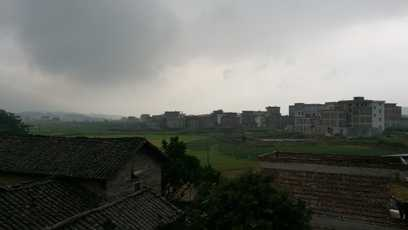
#> input picture pic/rain2.jpg, 408 x 230 px, found by its file name
$ python bright2.py
#> lines starting #> are read from the running program, lines starting #| are printed output that depends on the picture
import numpy as np
import cv2 as cv
import matplotlib.pyplot as plt

img = cv.imread("pic/rain2.jpg", cv.IMREAD_COLOR)
#> img is the input picture: shape (230, 408, 3); mean B, G, R 100.9, 105.9, 103.6

gamma = [0.2, 0.4, 0.6]
lookUpTable = np.empty((1, 256), np.uint8)

plt.subplot(221), plt.title("原图")
plt.imshow(img[:, :, [2, 1, 0]])
plt.xticks([]), plt.yticks([])

for i in range(len(gamma)):
    for j in range(256):
        lookUpTable[0, j] = np.clip(pow(j / 255, gamma[i]) * 255, 0, 255)

    dst = cv.LUT(img, lookUpTable)
    plt.subplot(2, 2, i + 2)
    plt.title("gamma = " + str(gamma[i]))
    plt.imshow(dst[:, :, [2, 1, 0]])
    plt.xticks([]), plt.yticks([])
#> this loop made 3 passes
#> pass 1, `dst = cv.LUT(img, lookUpTable)`:
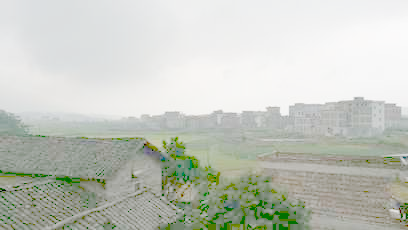
#> dst: shape (230, 408, 3); mean B, G, R 190.7, 199.7, 195.6
#> pass 2, `dst = cv.LUT(img, lookUpTable)`:
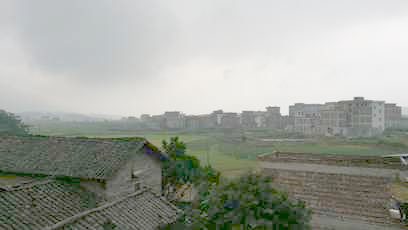
#> dst: shape (230, 408, 3); mean B, G, R 154.5, 163, 159.1
#> pass 3, `dst = cv.LUT(img, lookUpTable)`:
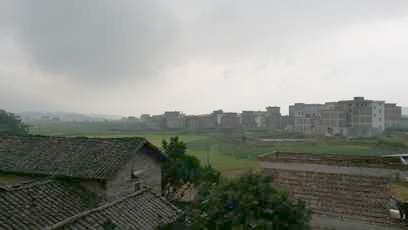
#> dst: shape (230, 408, 3); mean B, G, R 130.2, 137.6, 134.2

plt.show()
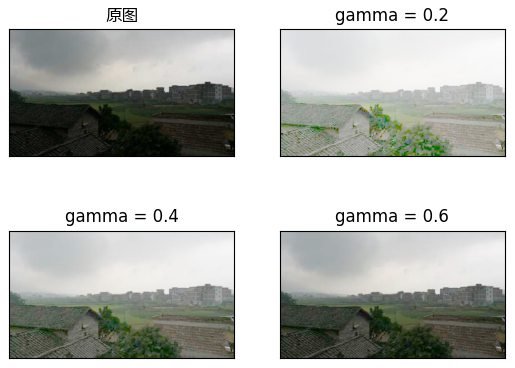
#> figure drawn by matplotlib, 4 panels

$ run again, with pic/bfmatcher.jpg copied over pic/rain2.jpg
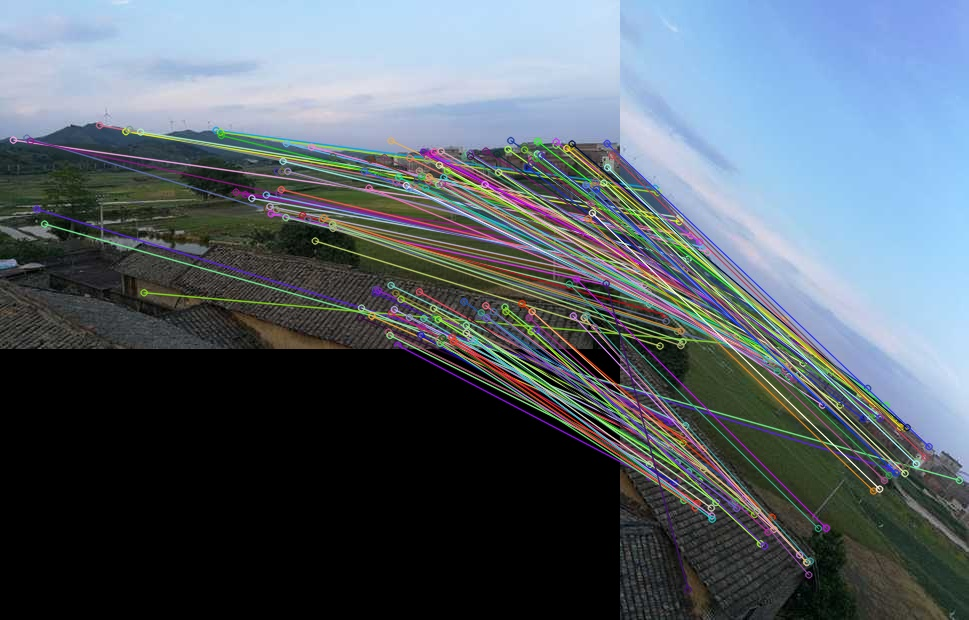
#> input picture pic/bfmatcher.jpg, 969 x 620 px, found by its file name
#> img is the input picture: shape (620, 969, 3); mean B, G, R 105.8, 96.8, 86
#> the loop `for i in range(len(gamma)):` made 3 passes
#> pass 1, `dst = cv.LUT(img, lookUpTable)`:
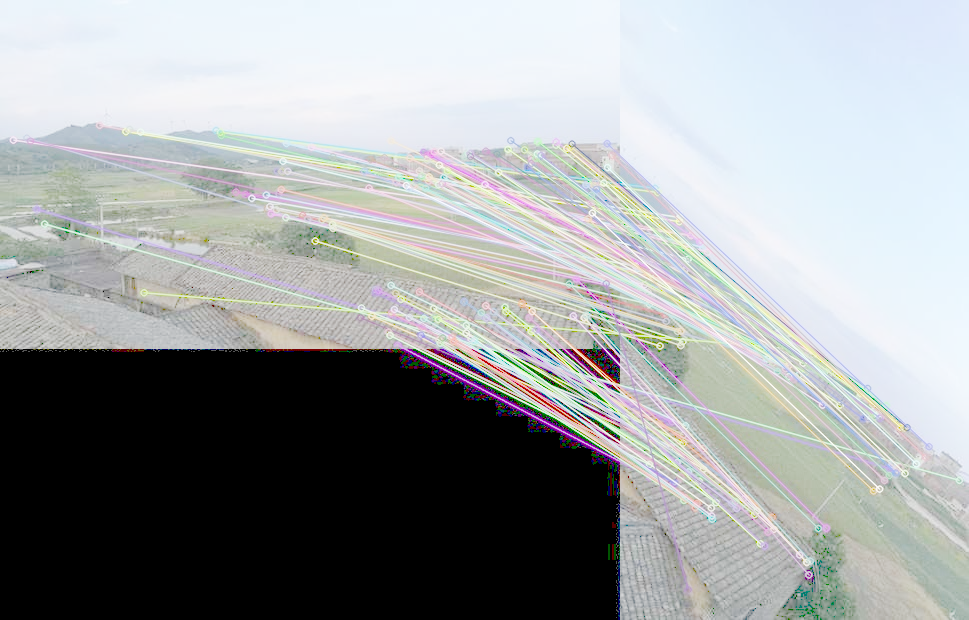
#> dst: shape (620, 969, 3); mean B, G, R 160.3, 159.4, 156.1
#> `plt.show()`:
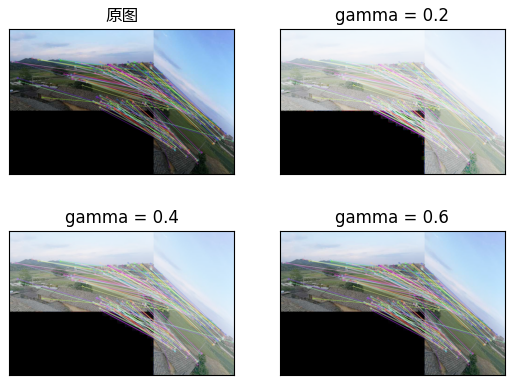
#> figure drawn by matplotlib, 4 panels

$ run again, with pic/blox.jpg copied over pic/rain2.jpg
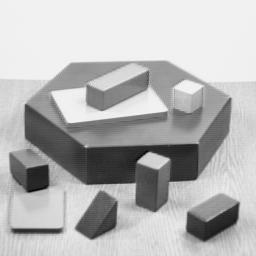
#> input picture pic/blox.jpg, 256 x 256 px, found by its file name
#> img is the input picture: shape (256, 256, 3); min 0, max 252, mean 182.8
#> the loop `for i in range(len(gamma)):` made 3 passes
#> pass 1, `dst = cv.LUT(img, lookUpTable)`:
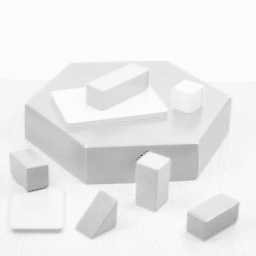
#> dst: shape (256, 256, 3); min 0, max 254, mean 234.8
#> `plt.show()`:
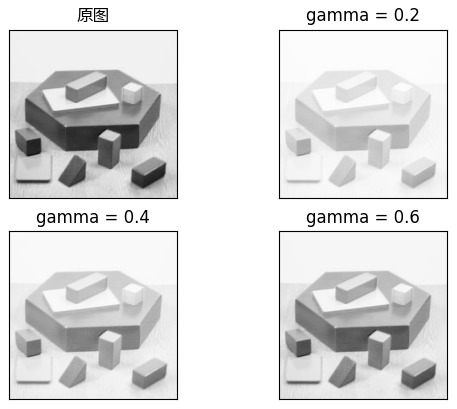
#> figure drawn by matplotlib, 4 panels
